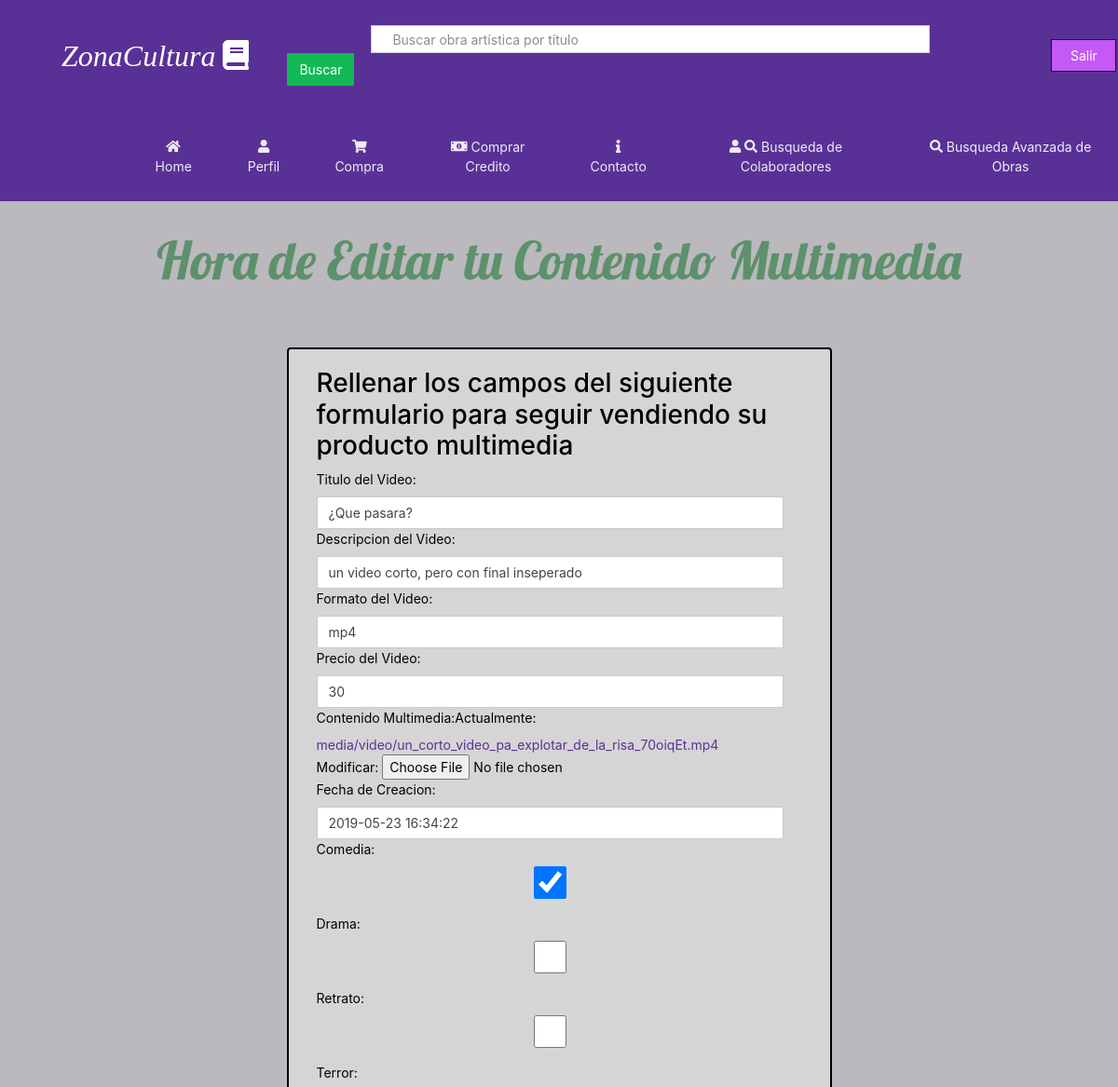
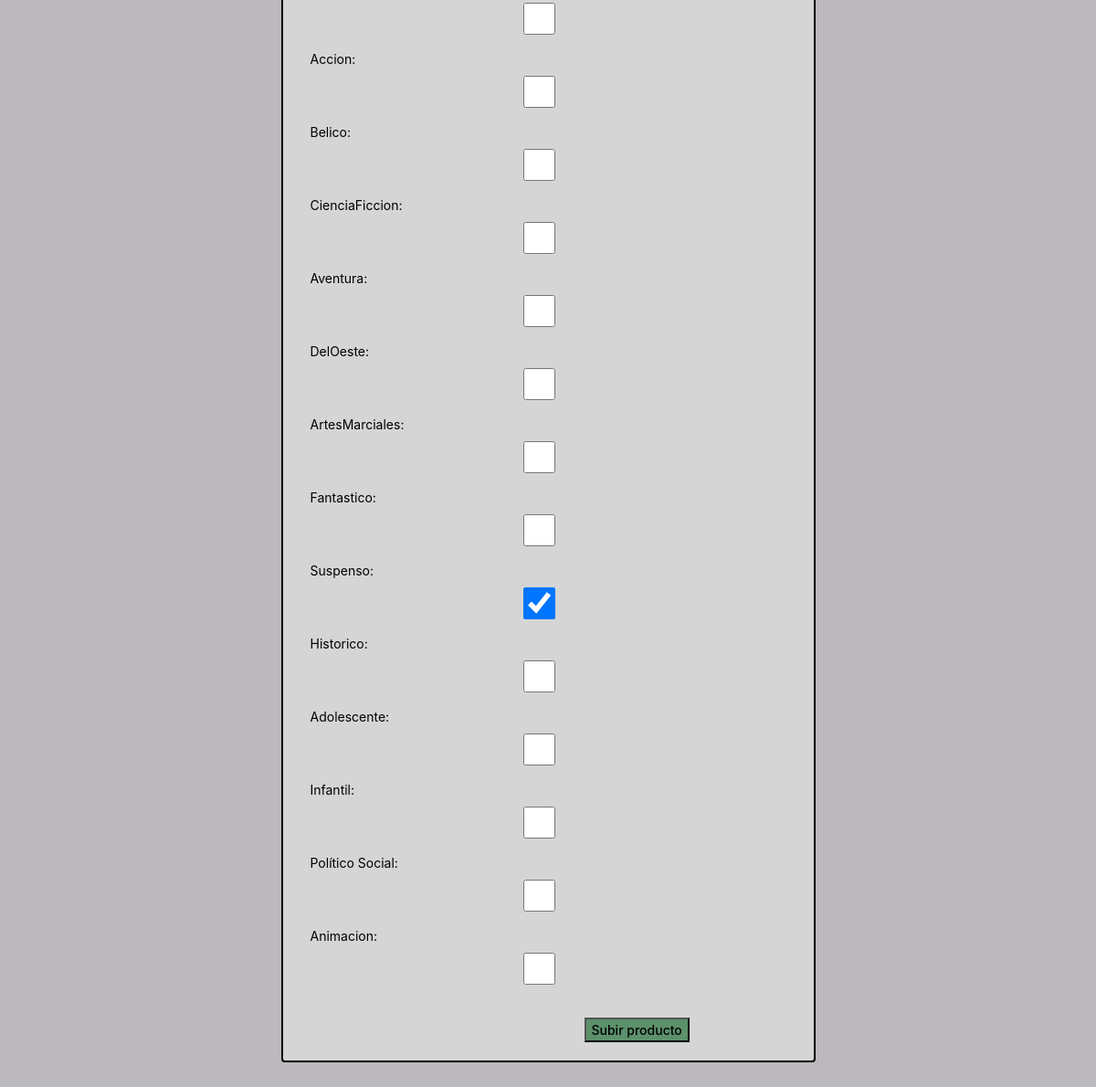
Page /Producto/ContenidoMultimedia/Editar/6 (signed in) on the committed database (2 pictures, top to bottom).
### homePage/models.py (models this page shows)
class contenidoMultimedia(models.Model):
	user=models.ForeignKey(User,on_delete=models.SET_NULL, null=True)
	title=models.CharField(max_length=50)
	descripcion=models.TextField(max_length=150)
	formato=models.CharField(max_length=20,blank=True)
	precioV=models.IntegerField(default=0)
	clip=models.FileField(upload_to='media/video')
	fecha=models.DateTimeField(default=timezone.now)
	genero=models.ForeignKey(GeneroMultimedia, on_delete=models.SET_NULL, null=True)

### homePage/views.py (the view)
# urls.py: path('Producto/ContenidoMultimedia/Editar/<int:primaryKey>', views.editarMultimedia_view),
def editarMultimedia_view(request,primaryKey):
    mensjj=None
    video=contenidoMultimedia.objects.get(pk=primaryKey)
    if video.user.pk != request.user.pk: ##LO AGREGO SANTIAGO
        raise Http404
    if request.method=='POST':
        multimedia_form=contenidoMultimediaForm(request.POST, request.FILES,instance=video)
        multimedia_form2=GeneroMultimediaForm(request.POST,instance=video.genero)
        if multimedia_form.is_valid():
            generos=multimedia_form2.save()
            producto=multimedia_form.save(commit=False)
            producto.user=request.user
            producto.genero=generos
            producto.save()
            mensjj="Submited"
        else:
            print("\n***********Formulario no valido")
            mens="Fallo"
            return HttpResponse("Fallo")
    else:
        multimedia_form=contenidoMultimediaForm(instance=video)
        multimedia_form2=GeneroMultimediaForm(instance=video.genero)
    return render(request,'EditarContenidoMultimedia.html',{'Form':multimedia_form,'Form2':multimedia_form2,'mensjj':mensjj})

### homePage/forms.py
class contenidoMultimediaForm(ModelForm):
	class Meta:
		model=contenidoMultimedia
		fields= [
		'title',
		'descripcion',
		'formato',
		'precioV',
		'clip',
		'fecha',
		]
		labels={
		'title': 'Titulo del Video',
		'descripcion':'Descripcion del Video',
		'formato':'Formato del Video',
		'precioV':'Precio del Video',
		'clip':'Contenido Multimedia',
		'fecha': 'Fecha de Creacion',
		}
		widgets={
		'title':forms.TextInput(attrs={'class':'form-control'}),
		'descripcion':forms.TextInput(attrs={'class':'form-control'}),
		'formato':forms.TextInput(attrs={'class':'form-control'}),
		'precioV':forms.TextInput(attrs={'class':'form-control'}),
		'fecha':forms.TextInput(attrs={'class':'form-control'}),
 		}

### homePage/templates/EditarContenidoMultimedia.html (shortened to what this page needs)
{% extends 'plantillaGeneral.html' %}
{% block extrahead %}
<link rel="stylesheet" href="/static/css/perfil.css">
{% endblock %}
{% block content %}
<h1 class="heading">Hora de Editar tu Contenido Multimedia</h1>
<div class="row">
	<div class="col col-3"></div>
	<div class="col col-6">
		<div class="container-7 conteiner">
			<h2>Rellenar los campos del siguiente formulario para seguir vendiendo su producto multimedia</h2>
			<form class="site-form" method="post"  enctype="multipart/form-data">
					{{ Form }}
					{{ Form2.as_p }}
				<input type="submit" value="Subir producto" id="Comprar">
			</form>
		</div>
	</div>
{% endblock %}

### homePage/static/css/perfil.css (style rules this page uses)
.heading { text-align: center; margin-top: 30px; margin-bottom: 60px; position: relative; font-family: 'Lobster', cursive; color: #5C916B; font-size: 4em; }
.container-7 { padding-top: 20px; padding-bottom: 20px; padding-right: 50px; padding-left: 30px; margin-right: 0px; margin-bottom: 50px; border-style: solid; border-width: 2px; border-color: black; border-radius: 4px; color: #000; background-color: #D5D5D5; }
#Comprar { margin-left: 300px; margin-top: 20px; background-color: #5C916B; font-weight: 500; }

### homePage/static/css/paginahome.css (style rules this page uses)
body { background-color: #BBB8BE; }

### rows in the picture
contenidoMultimedia: title "¿Que pasara?", descripcion "un video corto, pero con final inseperado", formato "mp4", precioV "30", fecha "2019-05-23 16:34:22"
